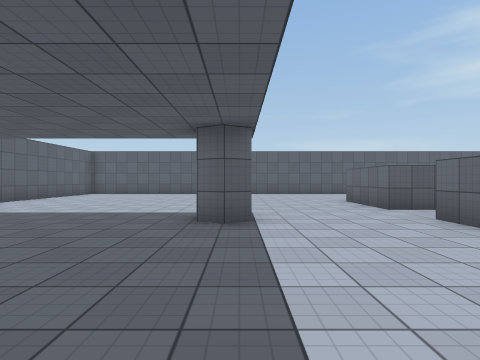
view 1 (above)

19 first-person views from a walk through a scene from a Unity 3-D project. The camera is 1.3 m above the floor, looks level and sees 80° across. The floor is counted in squares, 2 m on a side. Each view is taken from the middle of a square. On the plan, view 1 faces up. The plan holds only what a view shows up to about 9 squares ahead; the rest is blank. The place goes on beyond the plan. The player is left out. Surface patterns are stand-ins for the level's own textures.

view 2
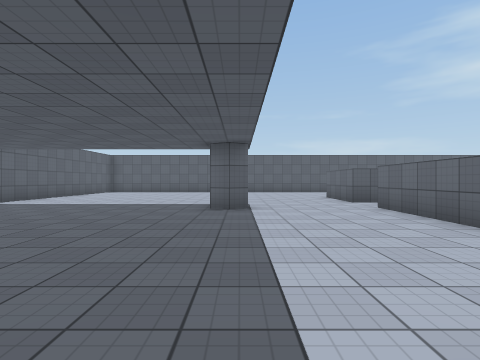

view 3
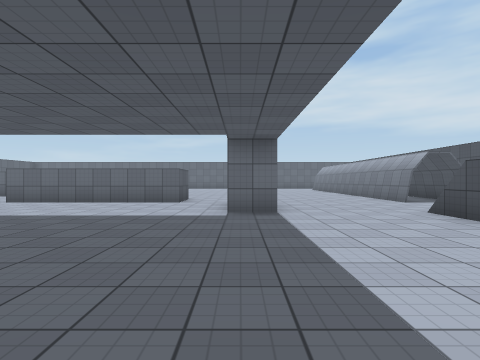

view 4
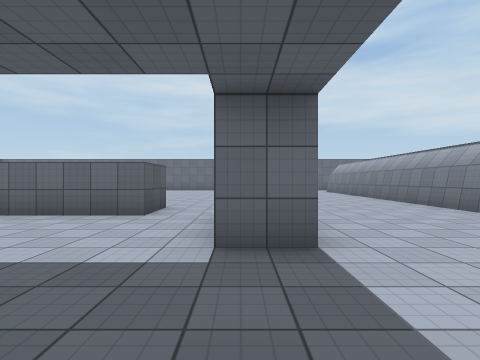

view 5
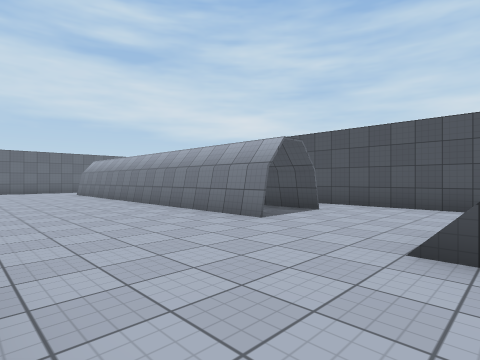

view 6
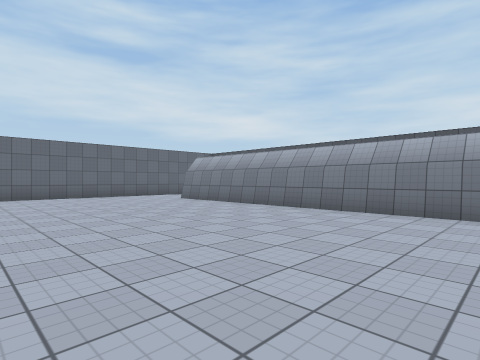

view 7
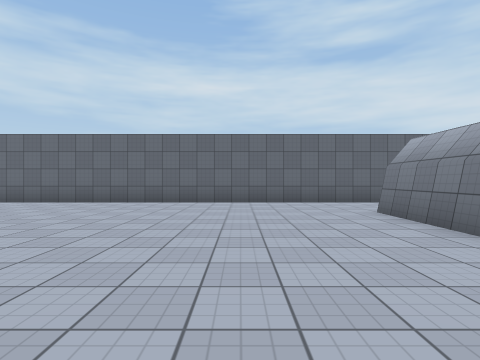

view 8
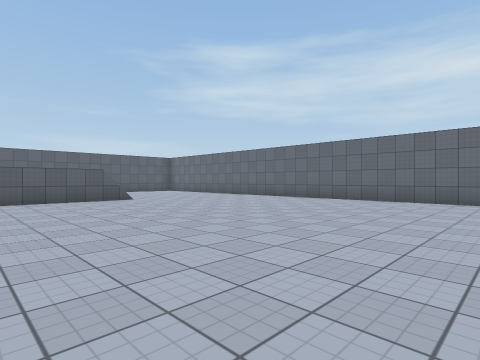

view 9
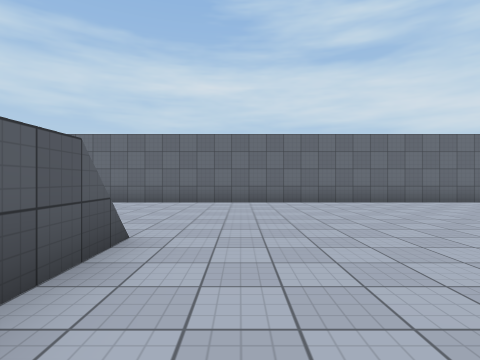

view 10
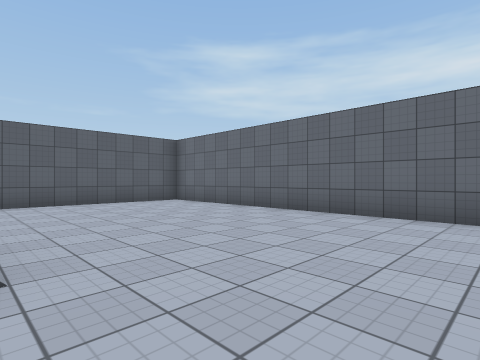

view 11
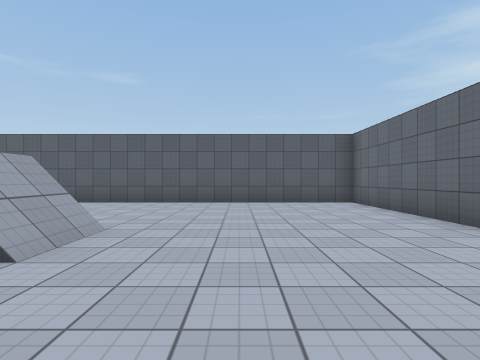

view 12
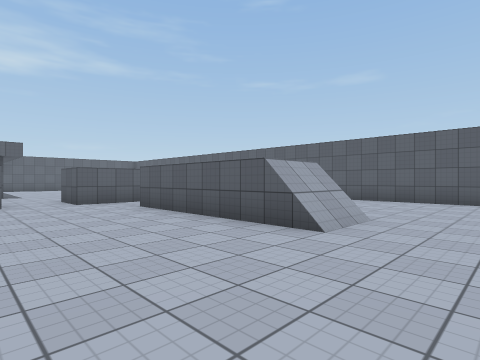

view 13
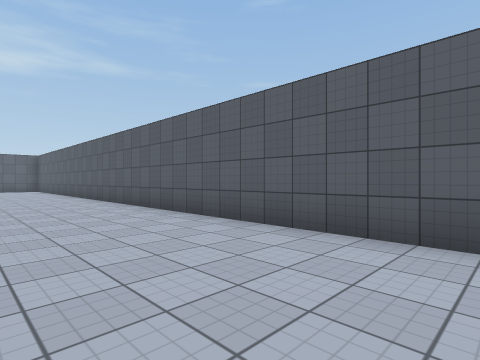

view 14
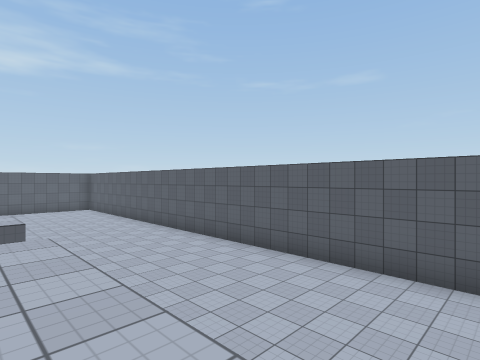

view 15
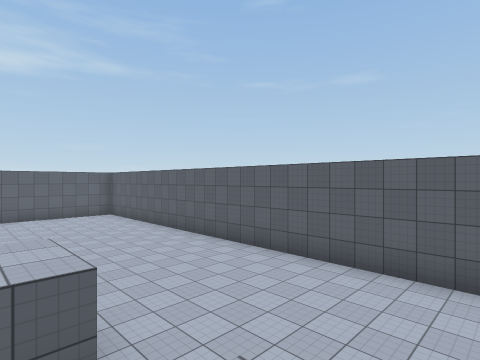

view 16
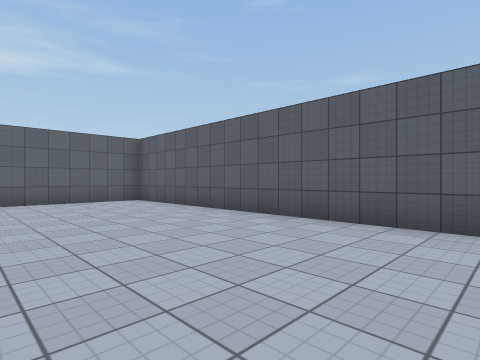

view 17
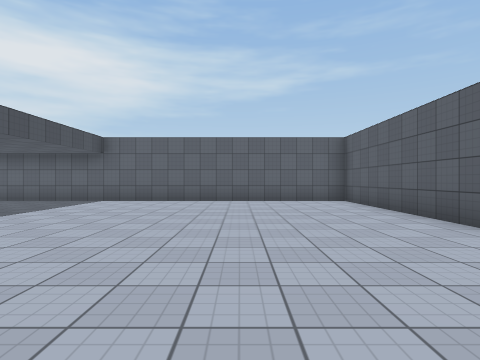

view 18
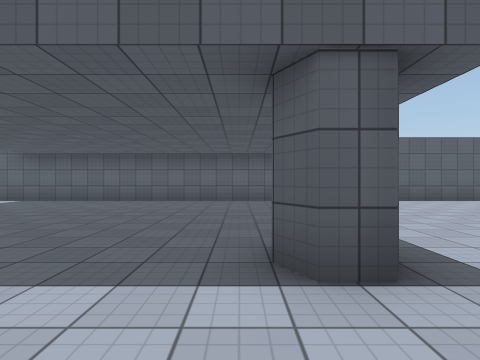

view 19
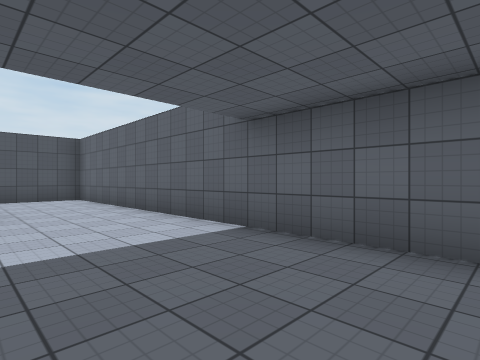

### Floor plan
Points are (right, up) in squares from view 1. A wall is a line through its corners. A room is listed if a view was taken in it or the views show most of it. See-through windows are left out.
Room 1 (views 1, 2, 3, 4, 5, 6, 7, 8, 9, 10, 11, 12, 13, 14, 15, 16, 17, 18, 19)
walls: (4.8, -0.3) (3.3, -0.3) (3.3, 4.8); (0.2, 5.1) (0.2, 4.5) (-0.2, 4.3) (-0.7, 4.5); (4.8, 8.8) (4.8, 6.3) (3.3, 6.3) (3.3, 8.8); (3.1, -6.9) (13.8, -6.9); (3.1, -8.6) (4.8, -8.6); (0.6, -10.3) (4.2, -10.3); (16.3, -8.2) (16.3, 13.3) (-6.9, 13.3) (-6.9, -9.9); (-6.5, -10.3) (-4.9, -10.3)

Positions as (right, up) in squares from view 1, and headings:
1: (0, 0), facing up
2: (0, -2), facing up
3: (-5, -2), facing right
4: (-2, -2), facing right
5: (0, -3), facing down-right
6: (5, -1), facing down-right
7: (8, -4), facing right
8: (7, -2), facing up-right
9: (8, 6), facing right
10: (11, 5), facing up-right
11: (13, 5), facing up
12: (13, 4), facing up-left
13: (12, 10), facing up-left
14: (10, 8), facing up-left
15: (7, 8), facing up-left
16: (2, 9), facing up-left
17: (2, 10), facing left
18: (2, 4), facing left
19: (-4, 0), facing down-left
